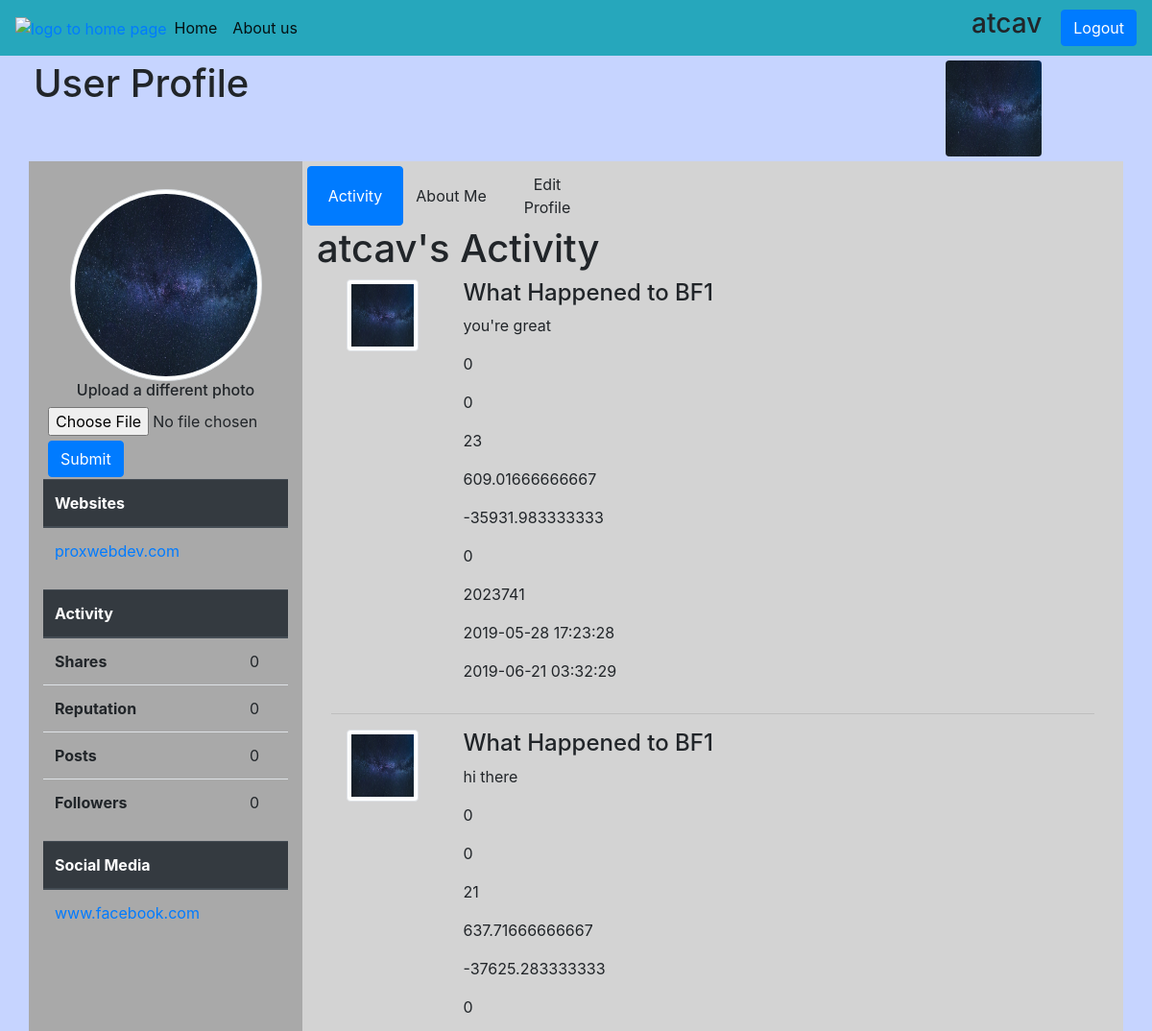
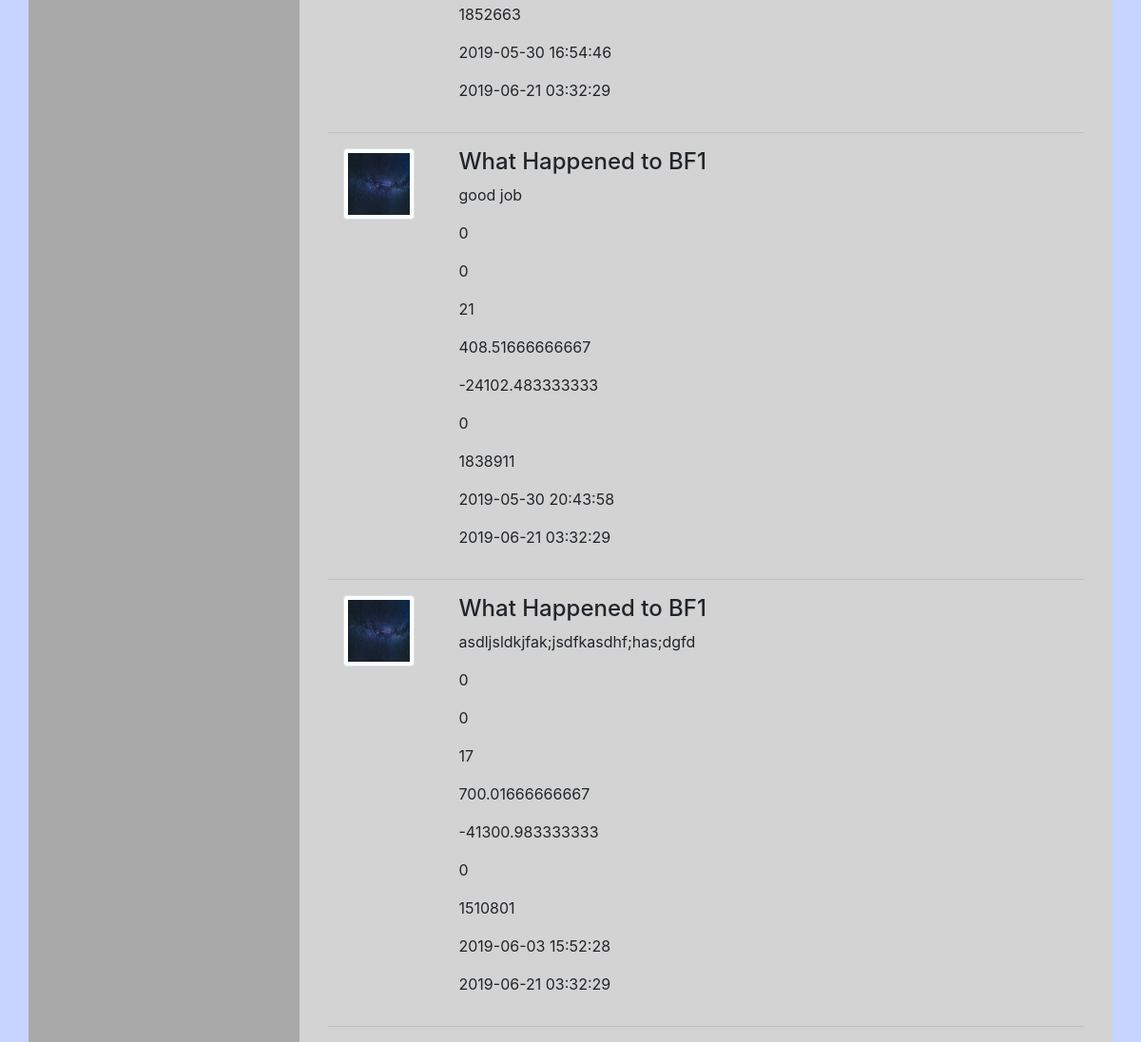
Page /profile.pro.php (signed in) on the committed database (2 pictures, top to bottom).
### tables this page shows
CREATE TABLE clientProfile (
  CPIP                INT(11)       NOT NULL AUTO_INCREMENT,
  CDID                INT(11)      	NOT NULL,
  displayName					VARCHAR(50)		NULL UNIQUE,
  UIMG                VARCHAR(255)  NULL,
  web                 VARCHAR(150)  NULL,
  social              VARCHAR(150)  NULL,
  postNo              INT(11)       NULL,
  PRIMARY KEY (CPIP),
  FOREIGN KEY (CDID) 	REFERENCES clientData(CDID)
);

CREATE TABLE post (
  PID                 INT(11)       NOT NULL AUTO_INCREMENT,
  CDID                INT(11)       NOT NULL,
  TID									INT(11)				NOT NULL,
  title               VARCHAR(500)  NOT NULL,
  info  							TEXT(3000)		NOT NULL,
  created							TIMESTAMP			NOT NULL,
  replies             INT(11)       NULL,
  views               INT(11)       NULL,
  PRIMARY KEY (PID),
  FOREIGN KEY (CDID) 	REFERENCES clientData(CDID),
  FOREIGN KEY (TID) 	REFERENCES thread(TID)
);

CREATE TABLE reply (
   RID                INT(11)       NOT NULL AUTO_INCREMENT,
   CDID               INT(11)       NOT NULL,
   TID                INT(11)       NOT NULL,
   PID								INT(11)				NOT NULL,
   content						TEXT(3000)		NOT NULL,
   created						TIMESTAMP			NOT NULL,
   PRIMARY KEY (RID),
   FOREIGN KEY (CDID) 	REFERENCES clientData(CDID),
   FOREIGN KEY (PID) 	REFERENCES post(PID)
);

### mydb/databaseManager/meekrodb.2.3.class.php (called while the page is built, shortened)
<?php
class DB {
  protected static $mdb = null;
  public static function getMDB() {
    $mdb = DB::$mdb;
    if ($mdb === null) {
      $mdb = DB::$mdb = new MeekroDB();
    }
    $db_class_vars = get_class_vars('DB');
    return $mdb;
  }
  public static function query() { $args = func_get_args(); return call_user_func_array(array(DB::getMDB(), 'query'), $args); }
  public static function queryFirstRow() { $args = func_get_args(); return call_user_func_array(array(DB::getMDB(), 'queryFirstRow'), $args); }
}
class MeekroDB {
  public $dbName = '';
  public $user = '';
  public $password = '';
  public $host = 'localhost';
  public $port = null;
  public $encoding = 'latin1';
  public $connect_options = array(MYSQLI_OPT_CONNECT_TIMEOUT => 30);
  public $internal_mysql = null;
  public function __construct($host=null, $user=null, $password=null, $dbName=null, $port=null, $encoding=null) {
    if ($host === null) $host = DB::$host;
    if ($user === null) $user = DB::$user;
    if ($password === null) $password = DB::$password;
    if ($dbName === null) $dbName = DB::$dbName;
    if ($port === null) $port = DB::$port;
    if ($encoding === null) $encoding = DB::$encoding;
    $this->host = $host;
    $this->user = $user;
    $this->password = $password;
    $this->dbName = $dbName;
    $this->port = $port;
    $this->encoding = $encoding;
  }
  public function get() {
    $mysql = $this->internal_mysql;
    if (!($mysql instanceof MySQLi)) {
      if (! $this->port) $this->port = ini_get('mysqli.default_port');
      $mysql = new mysqli();
      foreach ($this->connect_options as $key => $value) {
        $mysql->options($key, $value);
      }
      $mysql->set_charset($this->encoding);
      $this->internal_mysql = $mysql;
    }
    return $mysql;
  }
  protected function preparseQueryParams() {
    $args = func_get_args();
    $sql = trim(strval(array_shift($args)));
    $args_all = $args;
    if (count($args_all) == 0) return array($sql);
    $chunkyQuery = array();
    return $chunkyQuery;
  }
  protected function parseQueryParams() {
    $args = func_get_args();
    $chunkyQuery = call_user_func_array(array($this, 'preparseQueryParams'), $args);
    $query = '';
    foreach ($chunkyQuery as $chunk) {
      if (is_string($chunk)) {
        $query .= $chunk;
        continue;
      }
      $result = '';
      $query .= $result;
    }
    return $query;
  }
  protected function prependCall($function, $args, $prepend) { array_unshift($args, $prepend); return call_user_func_array($function, $args); }
  public function query() { $args = func_get_args(); return $this->prependCall(array($this, 'queryHelper'), $args, 'assoc'); }
  protected function queryHelper() {
    $args = func_get_args();
    $type = array_shift($args);
    $db = $this->get();
    $is_buffered = true;
    $row_type = 'assoc';
    $full_names = false;
    $sql = call_user_func_array(array($this, 'parseQueryParams'), $args);
    $result = $db->query($sql, $is_buffered ? MYSQLI_STORE_RESULT : MYSQLI_USE_RESULT);
    $return = array();
    while ($row = ($row_type == 'assoc' ? $result->fetch_assoc() : $result->fetch_row())) {
      $return[] = $row;
    }
    return $return;
  }
  public function queryFirstRow() {
    $args = func_get_args();
    $result = call_user_func_array(array($this, 'query'), $args);
    return reset($result);
  }
}
?>

### profile.pro.php (the view, shortened to what this page needs)
<?php
  if (array_key_exists("user", $_SESSION)) {
    include("./layouts/header.php");
    $CP = DB::queryFirstRow("SELECT displayName, UIMG, web, social, postNo FROM clientProfile WHERE CDID = ".$_SESSION['cdid']);
    if ($CP != NULL) {
      $uimg = $CP['UIMG'];
      $web = $CP['web'];
      $social = $CP['social'];
      $postNo = $CP['postNo'];
      ?>
      <section style="background-color: #c6d4ff">
        <section class="container" style="">
          <div class="row">
            <div class="col-sm-10" style="padding: 5px;">
              <h1>User Profile</h1>
            </div>
            <div class="col-sm-2" style="padding: 5px;">
              <img src="<?php if (!empty($uimg)) {
                echo "./img/profileIMG/" . $uimg;
              } else {
                echo "./img/Flat%20Gradient%20Social%20Media%20Icons/80/500px%20icon.png";
              } ?>" style="width: 100px; height: 100px;" title="profile image"
                   class="img-circle img-responsive rounded">
            </div>
          </div>
          <div class="row">
            <div class="col-sm-3" style="background-color: darkgray;">
              <br>
              <div class="text-center" style=" padding: 5px;">
                <img src="<?php if (!empty($uimg)) {
                  echo "./img/profileIMG/" . $uimg;
                } else {
                  echo "./img/Flat%20Gradient%20Social%20Media%20Icons/80/500px%20icon.png";
                } ?>" style="width: 200px; height: 200px;   " class="avatar rounded-circle img-thumbnail" alt="avatar">
                <div class="form-group">
                  <h6>Upload a different photo</h6>
                  <input type="file" class="text-center center-block file-upload" id="img">
                  <button class="btn btn-primary" onclick="updateUIMG(img)" style="!important;float: left; margin-top: 5px;">Submit</button>
                </div>
              </div>
              <br>
              <table class="table">
                <thead class="thead-dark">
                <th scope="col">Websites</th>
                </thead>
                <tbody>
                <tr>
                  <td>
                    <?php
                    if ($web == null) {
                      ?><p><strong>no website yet</strong></p><?php
                    } else {
                      ?><a target="_blank" href="http://<?php echo $web; ?>"><?php echo $web; ?></a><?php
                    }
                    ?>
                  </td>
                </tr>
                </tbody>
              </table>
              <table class="table">
                <thead class="thead-dark">
                <tr>
                  <th scope="col">Activity</th>
                  <th scope="col"></th>
                  <th scope="col"></th>
                </tr>
                </thead>
                <tbody>
                <tr>
                  <td><strong>Shares</strong></td>
                  <td></td>
                  <td>0</td>
                </tr>
                <tr>
                  <td><strong>Reputation</strong></td>
                  <td></td>
                  <td>0</td>
                </tr>
                <tr>
                  <td><strong>Posts</strong></td>
                  <td></td>
                  <td><?php if ($postNo == null) {
                      echo 0;
                    } else {
                      echo $postNo;
                    } ?></td>
                </tr>
                <tr>
                  <td><strong>Followers</strong></td>
                  <td></td>
                  <td>0</td>
                </tr>
                </tbody>
              </table>
              <table class="table">
                <thead class="thead-dark">
                <th scope="col">Social Media</th>
                </thead>
                <tbody>
                <tr>
                  <td>
                    <?php
                    if ($social == null) {
                      ?><p><strong>No link</strong></p><?php
                    } else {
                      ?><a target="_blank" href="http://<?php echo $social; ?>"><?php echo $social; ?></a><?php
                    }
                    ?>
                  </td>
                </tr>
                </tbody>
              </table>
            </div>
            <br>
            <div class="col-sm-9" style="background-color: lightgray;">
              <div class="row">
                <button onclick="btn('activity')" id="btnActivity" class="btn btn-primary" style="margin-top: 5px; margin-left: 5px; width: 100px;">Activity</button>
                <button onclick="btn('aboutMe')" id="btnAboutMe" class="btn" style="margin-top: 5px; width: 100px;">About Me</button>
                <button onclick="btn('editProfile')" id="btnEditProfile" class="btn" style="margin-top: 5px; width: 100px;">Edit Profile</button>
              </div>
              <section id="activity" class="">
                <h1><?php echo $_SESSION['user']; ?>'s Activity </h1>
                <?php
                $replyResult = DB::query("SELECT * FROM reply LEFT JOIN replyRep ON reply.CDID WHERE reply.CDID =".$_SESSION['cdid']);
                if ($replyResult != NULL) {
                  foreach ($replyResult as $row) {
                    $pid = $row['PID'];
                    $content = $row['content'];
                    $created = $row['created'];
                    $postResult = DB::query("SELECT * FROM post WHERE PID = ".$pid);
                    if ($postResult != NULL) {
                      foreach ($postResult as $row1) {
                        $postTitle = $row1['title'];
                        ?>
                        <div class="container">
                          <div class="row">
                            <div class="col-2 text-center">
                              <img src="<?php if (!empty($uimg)) {
                                echo "./img/profileIMG/" . $uimg;
                              } else {
                                echo "./img/Flat%20Gradient%20Social%20Media%20Icons/80/500px%20icon.png";
                              } ?>" style="width: 75px; height: 75px;" class="img-thumbnail" alt="avatar">
                            </div>
                            <div class="col-10">
                              <div>
                                <h4><?php echo $postTitle; ?></h4>
                                <p><?php echo $content; ?></p>
                                <?php
                                $date1 = $created;
                                $date2 = date("Y-m-d H:i:s");
                                $diff = abs(strtotime($date2) - strtotime($date1));
                                $years = floor($diff / (365 * 60 * 60 * 24));
                                $months = floor(($diff - $years * 365 * 60 * 60 * 24) / (30 * 60 * 60 * 24));
                                $days = floor(($diff - $years * 365 * 60 * 60 * 24 - $months * 30 * 60 * 60 * 24) / (60 * 60 * 24));
                                $hours = floor($diff - $years * 365 * 60 * 60 * 24 - $months * 30 * 60 * 60 * 24 - $days * 60 * 60 * 24) / (60);
                                $minutes = floor($diff - $years * 365 * 60 * 60 * 24 - $months * 30 * 60 * 60 * 24 - $days * 60 * 60 * 24 - $hours * 60 * 60) / (60);
                                $seconds = floor($diff - $years * 365 * 60 * 60 * 24 - $months * 30 * 60 * 60 * 24 - $days * 60 * 60 * 24 - $hours * 60 * 60 - $minutes * 60);
                                ?>
                                <p><?php echo $years; ?></p>
                                <p><?php echo $months; ?></p>
                                <p><?php echo $days; ?></p>
                                <p><?php echo $hours; ?></p>
                                <p><?php echo $minutes; ?></p>
                                <p><?php echo $seconds; ?></p>
                                <p><?php echo $diff; ?></p>
                                <p><?php echo $date1; ?></p>
                                <p><?php echo $date2; ?></p>
                              </div>
                            </div>
                          </div>
                          <hr>
                        </div>
                        <?php
                      }
                    } else {
                      echo "something went wrong with post query <br>";
                    }
                  }
                } else{
                  echo "something went wrong with the reply query <br>";
                }
                ?>
              </section>
            </div>
          </div>
        </section>
      </section>
      <?php
    } else {
      echo "something went wrong with client profile search<br>";
      echo DB::affectedRows();
    }
    include("./layouts/footer.php");
  }else{
    header('location: index.php?pageaccess=forbidden');
    exit;
  }
?>

### layouts/header.php (shortened to what this page needs)
<!DOCTYPE html>
<html lang="en">
<head>
  <link rel="stylesheet" href="https://stackpath.bootstrapcdn.com/bootstrap/4.3.1/css/bootstrap.min.css">
</head>
<body>
<?php
if (array_key_exists("user", $_SESSION)) {
  ?>
    <header>
      <nav class="navbar navbar-expand-lg navbar-light text-center" style="background-color: #26A7BC">
        <a href="index.php"><img src="img/Flat%20Gradient%20Social%20Media%20Icons/64/500px%20icon.png" alt="logo to home page" style="width: 50px;"></a>
        <div class="collapse navbar-collapse" id="navbarSupportedContent">
          <ul class="navbar-nav mr-auto">
            <li class="nav-item active">
              <a class="nav-link" href="index.php">Home</a>
            </li>
            <li class="nav-item active">
              <a class="nav-link" href="aboutus.php">About us</a>
            </li>
          </ul>
          <form class="form-inline my-2 my-lg-0" action="./mydb/login/logout.db.php" method="POST" role="form" data-toggle="validator">
            <h3 style="padding-right: 20px;"><?php echo $_SESSION['user'];?></h3>
            <button class="btn btn-primary my-2 my-sm-0" type="submit">Logout</button>
          </form>
        </div>
      </nav>
    </header>
  <?php
}
?>

### layouts/footer.php (shortened to what this page needs)
  </body>
</html>

### rows in the picture
clientprofile: UIMG (picture), web "proxwebdev.com", social "www.facebook.com"
reply: content "you're great", created "2019-05-28 17:23:28"
post: clientprofile.UIMG (picture), title "What Happened to BF1"
reply: content "hi there", created "2019-05-30 16:54:46"
reply: content "good job", created "2019-05-30 20:43:58"
reply: content "asdljsldkjfak;jsdfkasdhf;has;dgfd", created "2019-06-03 15:52:28"

### other values in the picture
$_SESSION['user'] "atcav"
